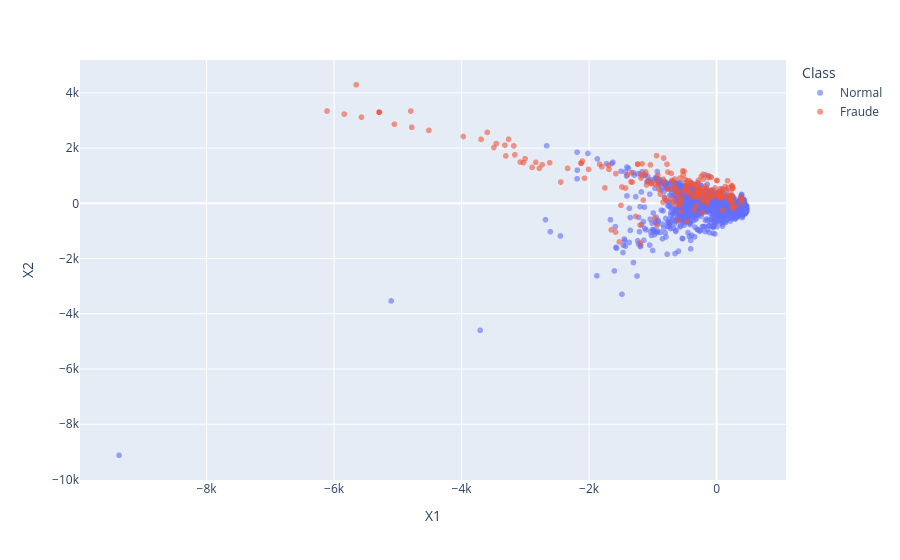

Write notebook code for a chart like this one.
### Code cell
# Gráfico del notebook de partida, aplicado solo a desarrollo: todos los fraudes y 5.000 normales.
muestra_grafico = pd.concat([
    X_dev[y_dev == 0].sample(5000, random_state=SEMILLA).assign(Class="Normal"),
    X_dev[y_dev == 1].assign(Class="Fraude"),
])
px.scatter(muestra_grafico, x="X1", y="X2", color="Class", hover_data=["Amount"], opacity=0.6)

### Figure 1 — Plotly figure (JSON) as saved in the notebook; plotly's stock layout.template omitted (floating-point values rounded to 4 significant figures; data arrays with more than 128 entries replaced by an {"elided": "..."} marker saying what was removed)
{"data": [{"customdata": {"elided": "5000x1 float values"}, "hovertemplate": "Class=Normal<br>X1=%{x}<br>X2=%{y}<br>Amount=%{customdata[0]}<extra></extra>", "legendgroup": "Normal", "marker": {"color": "#636efa", "opacity": 0.6, "symbol": "circle"}, "mode": "markers", "name": "Normal", "showlegend": true, "type": "scattergl", "x": {"elided": "5000 float values"}, "xaxis": "x", "y": {"elided": "5000 float values"}, "yaxis": "y"}, {"customdata": {"elided": "233x1 float values"}, "hovertemplate": "Class=Fraude<br>X1=%{x}<br>X2=%{y}<br>Amount=%{customdata[0]}<extra></extra>", "legendgroup": "Fraude", "marker": {"color": "#EF553B", "opacity": 0.6, "symbol": "circle"}, "mode": "markers", "name": "Fraude", "showlegend": true, "type": "scattergl", "x": {"elided": "233 float values"}, "xaxis": "x", "y": {"elided": "233 float values"}, "yaxis": "y"}], "layout": {"legend": {"title": {"text": "Class"}, "tracegroupgap": 0}, "margin": {"t": 60}, "xaxis": {"anchor": "y", "domain": [0.0, 1.0], "title": {"text": "X1"}}, "yaxis": {"anchor": "x", "domain": [0.0, 1.0], "title": {"text": "X2"}}}}
